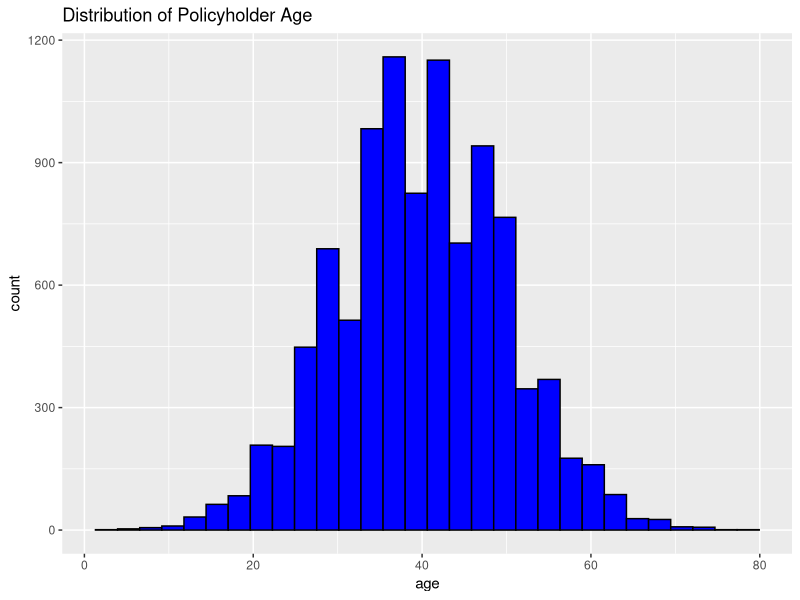
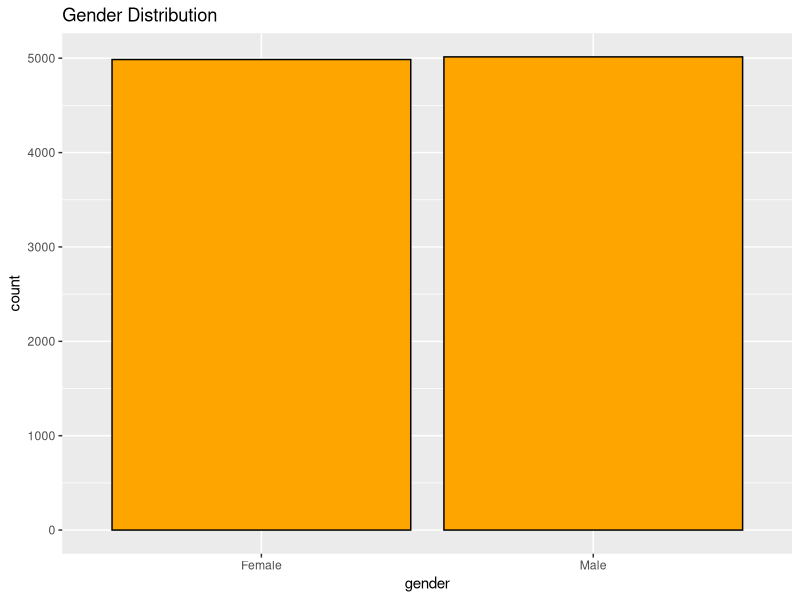
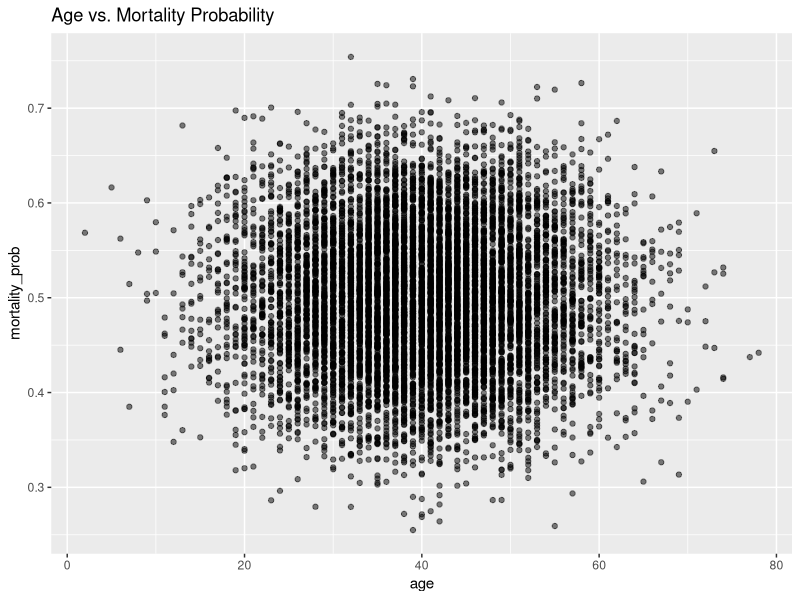
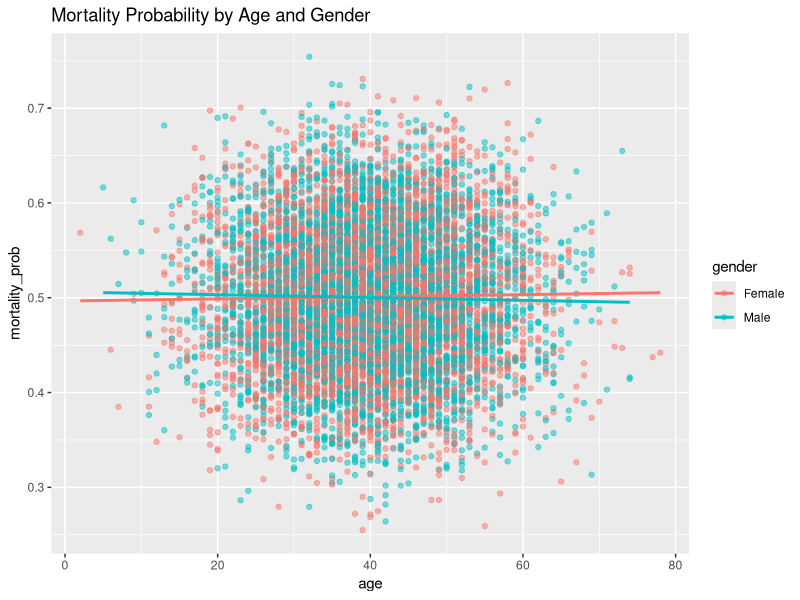
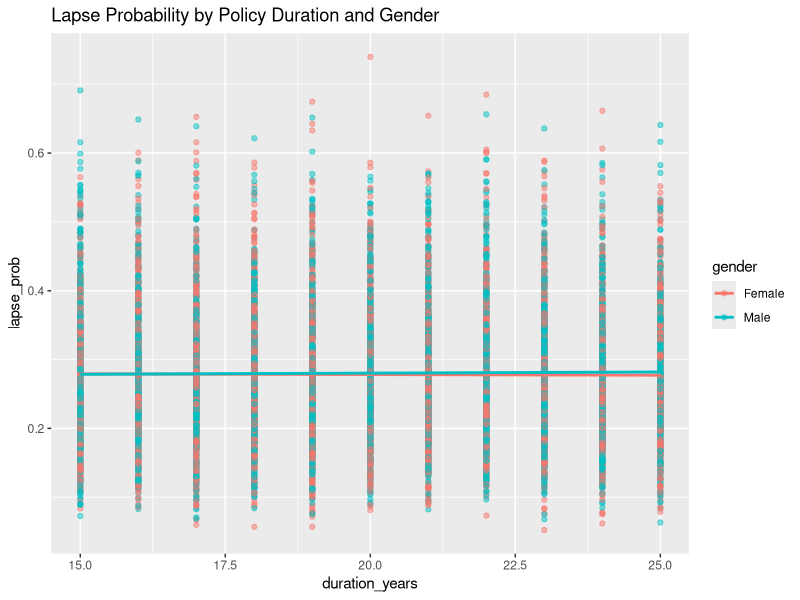

Write R code to recreate these figures, in order.
# 1. Explorative data analysis using ggplot,plotly
# 2. Data preprocessing using dplyr 

#To perform an explorative data analysis and predictive modeling on simulated data for 
#variables: annuities,incorporating biometric risks, policyholder behaviors. 
#The project will demonstrate proficiency in data manipulation, statistical analysis, and reporting using R.

# Annuities are financial products sold by insurance companies 

# Biometric risks refer to the uncertainties related to the life and health of individuals, 
# which can significantly impact financial products like life insurance and annuities

#Policyholder behaviors can significantly affect the financial outcomes of insurance products.
# These behaviors might include lapse rates (the rate at which policyholders stop paying
#premiums and allow their policies to expire without claim), surrender behaviors (choosing to terminate 
#the policy early and take out the cash value), and choice of different payout options.

# Load necessary libraries
library(dplyr)
library(ggplot2)



# Set the number of policies
n_policies <- 10000
#Policyholder Demographics: Age, gender, start date of the policy.
#Policy Details: Policy amount, duration, type of annuity.
#Biometric Risks:
# Mortality: Likelihood of the policyholder passing away during the policy term.
#Morbidity: Risk of falling ill or becoming disabled.
#Lapse: Probability that the policyholder will surrender the policy.
# Persistency: Probability that the policyholder will continue the policy until the end.

# Simulate data using normal distribution for age and biometric risks, log normal for policy amount
set.seed(123)  # for reproducibility
policy_data <- tibble(
  policy_id = 1:n_policies,
  age = round(rnorm(n_policies, mean = 40, sd = 10)),
  gender = sample(c("Male", "Female"), n_policies, replace = TRUE),
  start_date = as.Date('2020-01-01') + sample(0:365, n_policies, replace = TRUE),
  policy_amount = exp(rnorm(n_policies, log(50000), 0.5)),
  duration_years = sample(15:25, n_policies, replace = TRUE),
  mortality_prob = plogis(rnorm(n_policies, 0, 0.3)),
  morbidity_prob = plogis(rnorm(n_policies, 0, 0.3)),
  lapse_prob = plogis(rnorm(n_policies, -1, 0.5)),
  persistency_prob = 1 - lapse_prob  
)

# check the data
head(policy_data)

# data exploration and cleaning

# Summary statistics
summary(policy_data) # hence make some assumptions

# Check for missing values
sum(is.na(policy_data)) # no n/a, that's obvious because we have generated it.

# Visualizations
# Histogram for Age
ggplot(policy_data, aes(x = age)) +
  geom_histogram(bins = 30, fill = "blue", color = "black") +
  ggtitle("Distribution of Policyholder Age") # age is indeed normally distributed

# Bar Chart for Gender
ggplot(policy_data, aes(x = gender)) +
  geom_bar(fill = "orange", color = "black") +
  ggtitle("Gender Distribution") # gender is indeed equally distributed

# Scatter Plot for Age vs. Mortality Probability
ggplot(policy_data, aes(x = age, y = mortality_prob)) +
  geom_point(alpha = 0.5) +
  ggtitle("Age vs. Mortality Probability") # hard to say but the mean age has the probability of mortality



# Logistic Regression for Mortality Probability
mortality_model <- glm(mortality_prob ~ age + gender + policy_amount, 
                       family = binomial(link = "logit"), data = policy_data)
summary(mortality_model)

# Visualization of Mortality Model Effects
ggplot(policy_data, aes(x = age, y = mortality_prob, color = gender)) +
  geom_point(alpha = 0.5) +
  geom_smooth(method = "glm", method.args = list(family = "binomial"), se = FALSE) +
  ggtitle("Mortality Probability by Age and Gender")

# Logistic Regression for Lapse Probability
lapse_model <- glm(lapse_prob ~ age + gender + policy_amount + duration_years, 
                   family = binomial(link = "logit"), data = policy_data)
summary(lapse_model)

# Visualization of Lapse Model Effects
ggplot(policy_data, aes(x = duration_years, y = lapse_prob, color = gender)) +
  geom_point(alpha = 0.5) +
  geom_smooth(method = "glm", method.args = list(family = "binomial"), se = FALSE) +
  ggtitle("Lapse Probability by Policy Duration and Gender")

# Example new data
new_data <- tibble(
  age = c(90, 50),
  gender = c("Male", "Female"),
  policy_amount = c(55000, 60000)
)

# Predict using the mortality model
new_data$mortality_pred <- predict(mortality_model, newdata = new_data, type = "response")
print(new_data)

